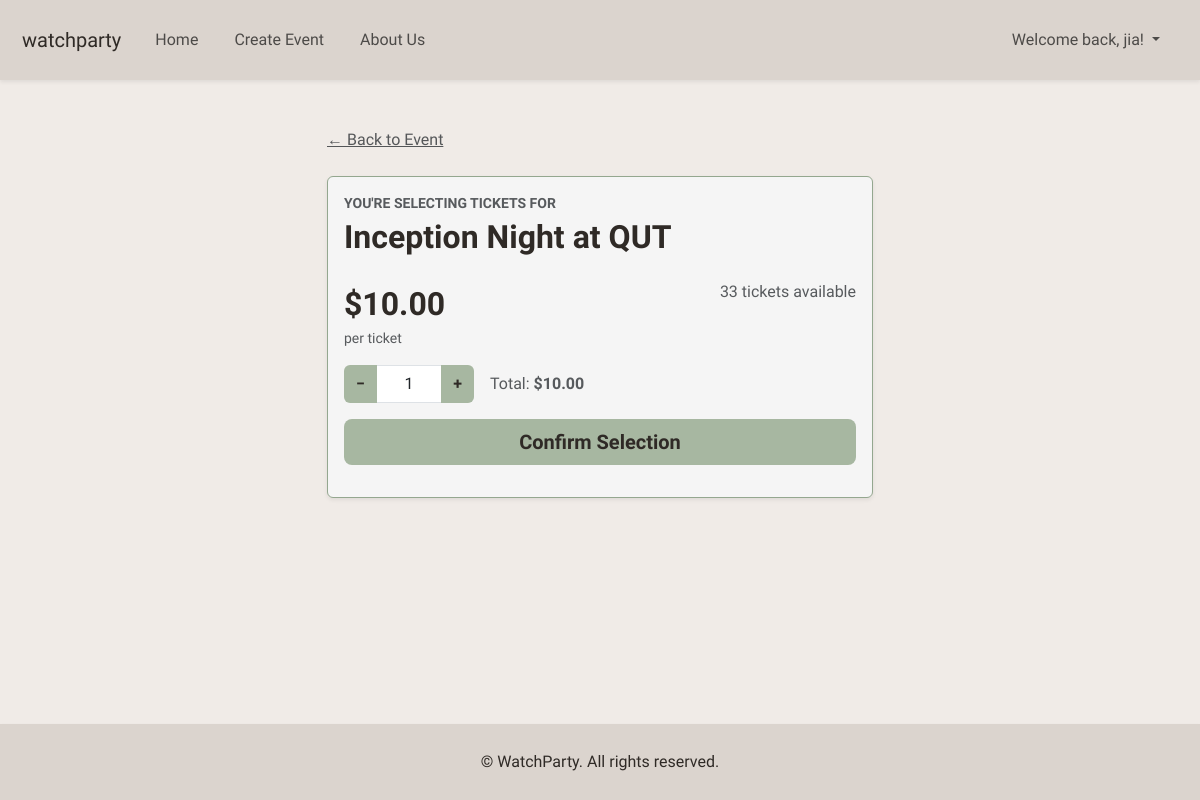
Page /events/1/tickets (signed in) on the committed database.
### website/models.py (models this page shows, shortened)
class User(db.Model, UserMixin):
    __tablename__ = 'user'
    id = db.Column(db.Integer, primary_key=True)
    name = db.Column(db.String(100), nullable=False)
    contact_number = db.Column(db.String(20), nullable=False)
    street_address = db.Column(db.String(255), nullable=False)
    email = db.Column(db.String(100), nullable=False, unique=True)
    password_hash = db.Column(db.String(255), nullable=False)
    comments = db.relationship('Comment', backref='user', lazy=True)
    orders = db.relationship('Booking', backref='user', lazy=True)
    events = db.relationship('Event', backref = 'owner', lazy=True)

class Event(db.Model):
    __tablename__ = 'event'
    id = db.Column(db.Integer, primary_key=True)
    title = db.Column(db.String(150), nullable=False)
    description = db.Column(db.Text, nullable=False)
    genre = db.Column(db.String(50))
    rating = db.Column(db.String(10))
    ticket_price = db.Column(db.Float)
    tickets_available = db.Column(db.Integer)
    location = db.Column(db.String(120), nullable=False)
    date = db.Column(db.DateTime)
    image = db.Column(db.String(255))
    owner_id = db.Column(db.Integer, db.ForeignKey('user.id'), nullable = True)
    is_cancelled = db.Column (db.Boolean, default = False, nullable=False)
    acknowledgement_type = db.Column(db.String(20), default='none', nullable=False)
    acknowledgement_text = db.Column(db.Text, nullable=True)
    comments = db.relationship('Comment', backref='event', lazy=True)
    orders = db.relationship('Booking', backref='event', lazy=True)

### website/home.py (the view, shortened to what this page needs)
@home_bp.route('/events/<int:event_id>/tickets', methods=['GET', 'POST'])
@login_required
def buy_tickets(event_id):
    event = Event.query.get_or_404(event_id)
    if "cart" not in session:
        session["cart"] = {}
    cart = session["cart"]
    key = str(event_id)
    cart.setdefault(key, 1)
    quantity = cart[key]
    return render_template('tickets.html', event=event, quantity=quantity)

### website/__init__.py (called while the page is built)
def create_app():
    app = Flask(__name__)
    app.debug = True
    app.secret_key = 'somesecretkey'
    app.config['SQLALCHEMY_DATABASE_URI'] = 'sqlite:///sitedata.db'
    app.config['SQLALCHEMY_TRACK_MODIFICATIONS'] = False
    db.init_app(app)
    Bootstrap5(app)
    login_manager = LoginManager()
    login_manager.login_view = 'auth.login'
    login_manager.init_app(app)
    from .models import User
    @login_manager.user_loader
    def load_user(user_id):
       print("LOAD USER CALLED:", user_id)
       return db.session.scalar(db.select(User).where(User.id==user_id))
    from . import home, bookings, auth, about
    app.register_blueprint(home.home_bp)
    app.register_blueprint(bookings.bookings_bp)
    app.register_blueprint(auth.auth_bp)
    app.register_blueprint(about.about_bp)
    return app

### website/templates/tickets.html
{% extends "base.html" %}
{% block content %}
<div class="container py-5">
    <div class="row justify-content-center">
        <div class="col-lg-6">
            <a href="{{ url_for('home.event_detail', event_id=event.id) }}"
               class="text-muted mb-3 p-0">
                ← Back to Event
            </a>
            <div id="ticket-box" class="card border-primary shadow-sm mt-4">
                <div class="card-body">
                    <div class="mb-4">
                        <div class="text-muted small text-uppercase fw-semibold mb-1">
                            You're selecting tickets for
                        </div>
                        <h2 class="fw-bold mb-0">
                            {{ event.title }}
                        </h2>
                    </div>
                    <div class="d-flex justify-content-between align-items-start mb-3">
                        <div>
                            <div class="fs-2 fw-bold text-primary ticket-price">
                                {% if event.ticket_price %}
                                ${{ "%.2f"|format(event.ticket_price) }}
                                {% else %}
                                Free
                                {% endif %}
                            </div>
                            <div class="text-muted small">per ticket</div>
                        </div>
                        <div class="text-end">
                            {% if event.tickets_available and event.tickets_available > 0 %}
                            {% if event.tickets_available < 10 %}
                            <span class="text-warning fw-semibold">
                                ⚠ Only {{ event.tickets_available }} left!
                            </span>
                            {% else %}
                            <span class="text-muted">
                                {{ event.tickets_available }} tickets available
                            </span>
                            {% endif %}
                            {% else %}
                            <span class="text-danger fw-semibold">Sold out</span>
                            {% endif %}
                        </div>
                    </div>
                    {% if event.tickets_available and event.tickets_available > 0 %}
                    <form method="POST">
                        <div class="d-flex align-items-center gap-3 mb-3">
                            <div class="input-group" style="width: 130px;">
                                <button class="btn btn-outline-secondary" type="submit" name="action" value="decrease">−</button>
                                <input type="text" class="form-control text-center" value="{{ quantity }}" readonly>
                                <button class="btn btn-outline-secondary" type="submit" name="action" value="increase">+</button>
                            </div>
                            <span class="text-muted">
                                Total:
                                <strong>
                                    {% if event.ticket_price %}
                                    ${{ "%.2f"|format(event.ticket_price * quantity) }}
                                    {% else %}
                                    Free
                                    {% endif %}
                                </strong>
                            </span>
                        </div>
                        <button class="btn btn-primary btn-lg w-100" name="action" value="checkout">
                            Confirm Selection
                        </button>
                    </form>
                    {% else %}
                    <div class="d-grid">
                        <button class="btn btn-secondary btn-lg" disabled>Sold Out</button>
                    </div>
                    {% endif %}
                </div>
            </div>
        </div>
    </div>
</div>
{% endblock %}

### website/templates/base.html (shortened to what this page needs)
<html>
<head>
    <link href="https://cdn.jsdelivr.net/npm/bootstrap@5.3.2/dist/css/bootstrap.min.css" rel="stylesheet"
>
    <link rel="stylesheet" href="{{ url_for('static', filename='css/style.css') }}">
    <link rel="stylesheet" href="https://cdn.jsdelivr.net/npm/bootstrap-icons@1.11.0/font/bootstrap-icons.css">
</head>
<body class="d-flex flex-column min-vh-100">
    <header>
        <nav class="navbar fixed-top navbar-expand-lg bg-body-tertiary shadow-sm">
            <div class="container-fluid">
                <a class="navbar-brand" href="#">watchparty</a>
                <div class="collapse navbar-collapse" id="navbarNavDropdown">
                    <ul class="navbar-nav list-unstyled">
                        <li class="nav-item">
                            <a class="nav-link" href="{{url_for('home.view_events')}}">Home</a>
                        </li>
                        <li class="nav-item">
                            <a class="nav-link" href="{{url_for('home.create_event')}}">Create Event</a>
                        </li>
                        <li class="nav-item">
                            <a class="nav-link" href="{{ url_for('about.show_about') }}">About Us</a>
                        </li>
                    </ul>
                    <ul class="navbar-nav ms-lg-auto align-items-lg-center">
                        {% if current_user.is_authenticated %}
                        <li class="nav-item dropdown">
                            <a class="nav-link dropdown-toggle" role="button" data-bs-toggle="dropdown"
                                aria-expanded="false">
                                Welcome back, {{ current_user.name }}!
                            </a>
                        </li>
                        {% endif %}
                    </ul>
                </div>
            </div>
        </nav>
        <div class="toast-container position-fixed top-0 end-0 p-3">
        </div>
    </header>
    <main class="flex-grow-1">
        {% block content %}
        {% endblock %}
    </main>
    <footer class="mt-5 shadow-sm">
        <div class="container-fluid py-3 text-center ">
            <p class="mb-0">© WatchParty. All rights reserved.</p>
        </div>
    </footer>
</body>
</html>

### website/static/css/style.css (style rules this page uses)
body { font-family: "Quicksand", sans-serif !important; font-weight: 400; background: #F0EBE7; padding-top: 80px; }
body, h1, h2, h3, h4, h5, h6, p, a, li, span, .navbar-brand { color: #2F2A26; }
header, h1, h2, h3, h4, h5, h6 { font-family: "Momo Trust Display", sans-serif !important; font-weight: 400; }
.btn, .btn-outline-primary, .btn-outline-secondary { background-color: #A7B7A1; color: #2F2A26; border: none; font-family: "Quicksand", sans-serif; font-weight: 700; }
.navbar, footer { background: #DBD4CE !important; padding: 10px; backdrop-filter: blur() }
.navbar li { list-style: none; padding: 10px; color: #2F2A26; }
.card, .detail-card { background-color: #F5F5F5; color: #2F2A26 !important; }
#ticket-box { background-color: #F5F5F5; color: #2F2A26 !important; border-color: #94A78F !important; }
.ticket-price { color: #2F2A26 !important; }

### rows in the picture
User: name "jia"
Event: title "Inception Night at QUT", ticket_price "10.00", tickets_available "33", event.ticket_price*quantity "10.00"
